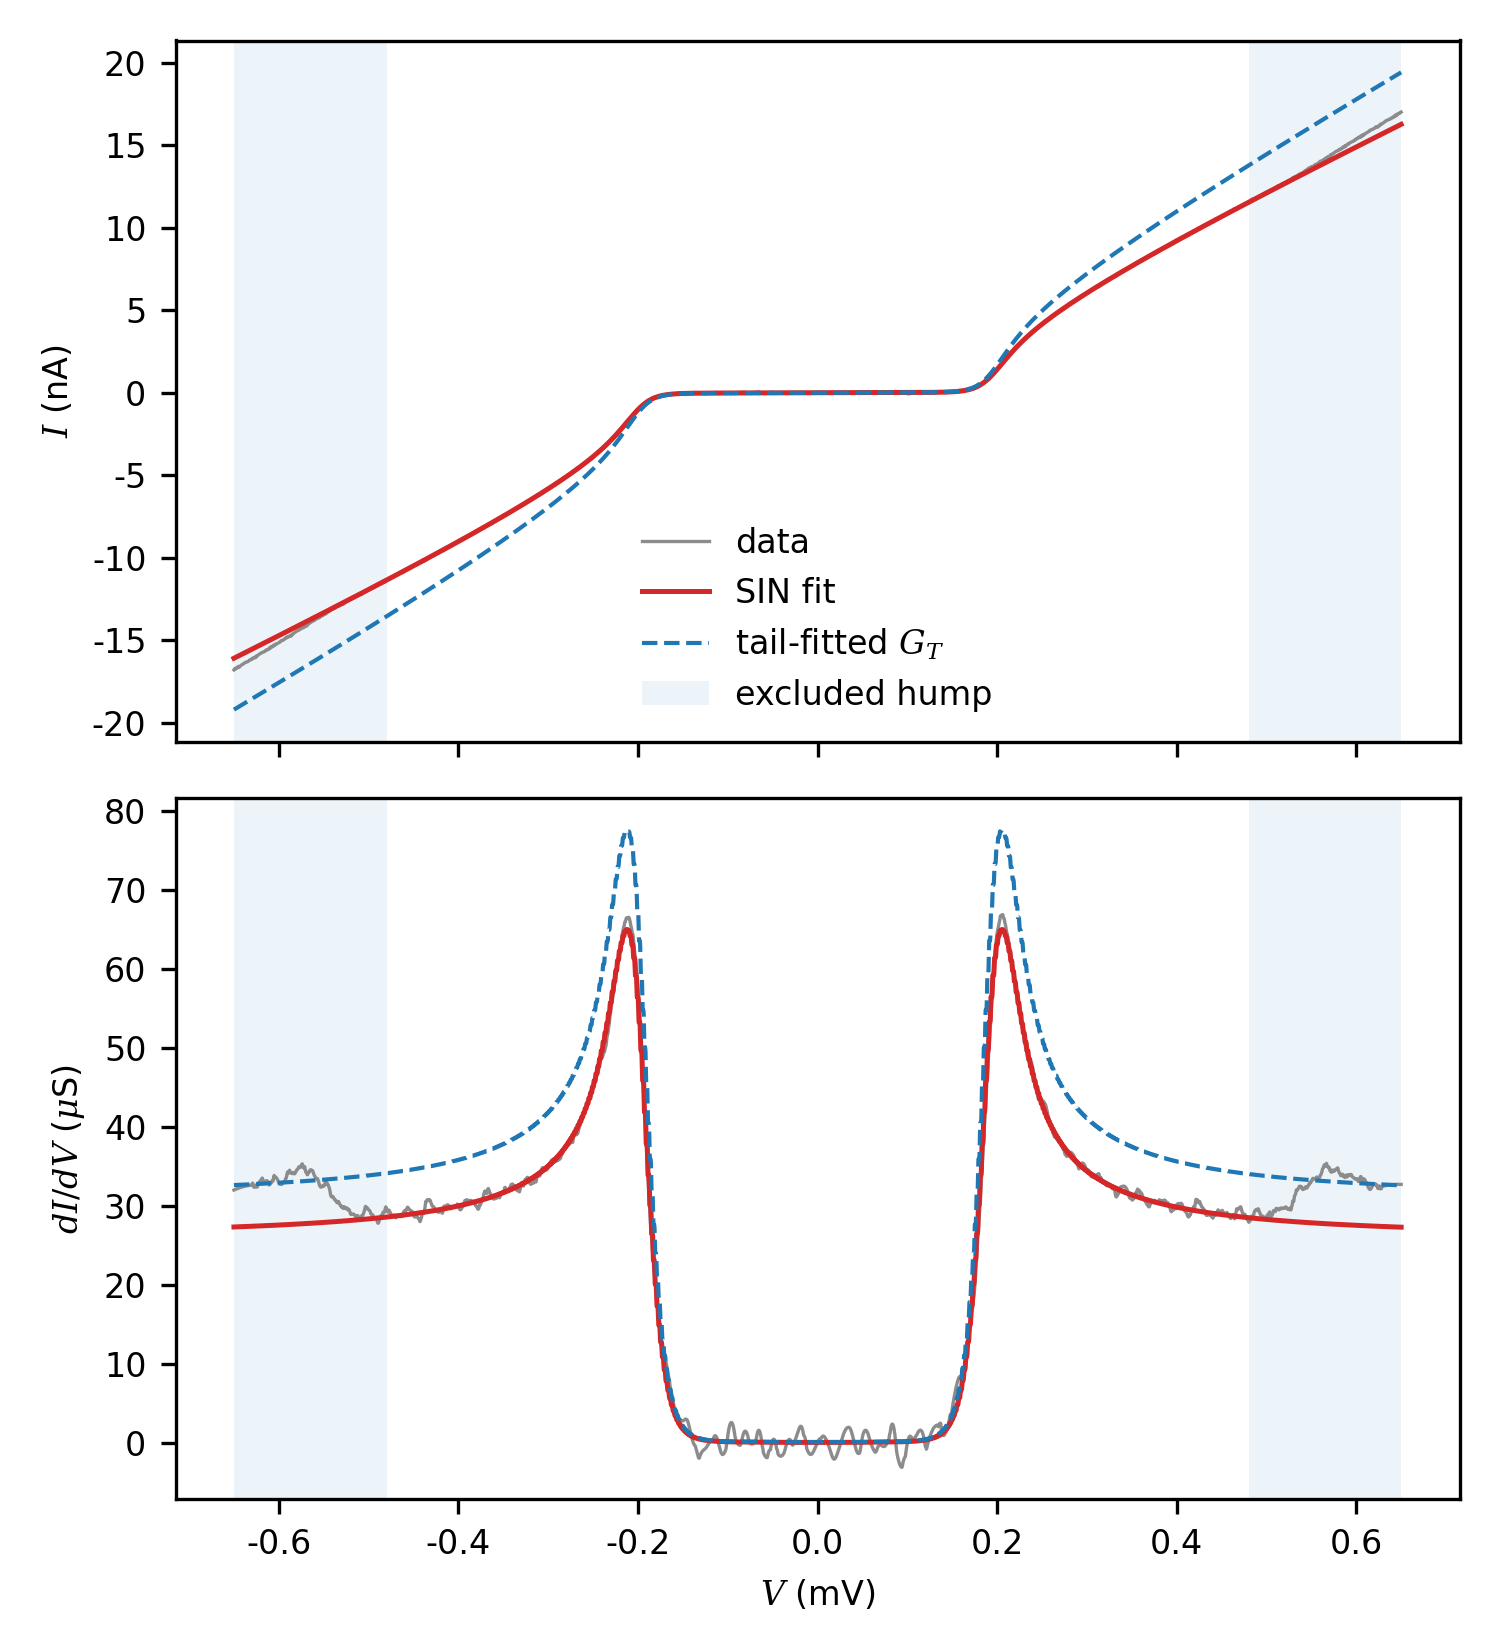

This chart was generated by the following Python code:
# init
import sys
from pathlib import Path

import matplotlib.pyplot as plt
import numpy as np
import superconductivity.api as sc
from nptdms import TdmsFile
from scipy.ndimage import gaussian_filter1d
from scipy.optimize import least_squares
from scipy.signal import savgol_filter
from superconductivity.models.bcs.backend import E0_meV
from superconductivity.models.bcs.backend.np import convolution_np
from superconductivity.utilities.functions.upsampling import upsample

# get data single-iv dcb-ssn
file = "/Users/oliver/Documents/measurement data/SSET/22 03 Scheer2/36/SC_map.tdms"
key = "2022-03-31 08:53:52 G-4.00mV"
nu_sample_Hz, amp, rref = 5000.0, (2000.0, 500.0), 102000.0
dt_sample_s = 0.00019999999999999998
nu_downsample_Hz = 437.0
dt_downsample_s = 1 / nu_downsample_Hz

sweep = (25_000, 75_000)

Vbias0_mV = np.linspace(-0.7, 0.7, 3501)

with TdmsFile.open(file) as f:
    sample_V = f[key]["Sample"].as_dataframe()
    reference_V = f[key]["Reference"].as_dataframe()
    sample_V = sample_V.values
    reference_V = reference_V.values

sample_V = sample_V[sweep[0] : sweep[1], 0]
reference_V = reference_V[sweep[0] : sweep[1], 0]
time_s = np.arange(len(sample_V)) * dt_sample_s

nu_time_s = np.arange(0, np.max(time_s), dt_downsample_s)
nu_sample_V = sc.bin_y_over_x(sample_V, time_s, nu_time_s)
nu_reference_V = sc.bin_y_over_x(reference_V, time_s, nu_time_s)

v_mV = nu_sample_V * 1e3 / amp[0] + 0.0245
i_nA = nu_reference_V * 1e9 / (amp[1] * rref) + 4.8
valid = np.logical_and(np.isfinite(v_mV), np.isfinite(i_nA))
i_nA, v_mV = upsample(i_nA[valid]), upsample(v_mV[valid])
Iexp0_nA = sc.bin_y_over_x(i_nA, v_mV, Vbias0_mV)


# %% SIN model and fit
# Start with thermal and Dynes rounding only. Set this to True to test an
# additional Gaussian voltage-noise width; it is deliberately disabled in the
# default fit because T, gamma, and sigma_V are strongly correlated.
FIT_SIGMA_V = False


def simulate_sin_current_nA(
    V_mV: np.ndarray,
    G_T_uS: float = 61.7631,
    T_K: float = 0.0681028,
    Delta_meV: float = 0.196106,
    gamma_meV: float = 0.000861382,
    V0_uV: float = -4.55651,
    I0_nA: float = -0.216369,
    sigmaV_uV: float = 0.0,
) -> np.ndarray:
    """Simulate a Dynes-broadened SIN tunnel-junction current.

    Parameters
    ----------
    V_mV:
        Junction voltage in millivolts. The grid must be increasing.
    G_T_uS:
        Normal-state tunnel conductance in microsiemens.
    T_K:
        Common electron temperature of the normal and superconducting leads.
    Delta_meV:
        Zero-temperature superconducting gap in millielectronvolts.
    gamma_meV:
        Dynes broadening in millielectronvolts.
    V0_uV, I0_nA:
        Voltage and current offsets in microvolts and nanoamperes.
    sigmaV_uV:
        Optional RMS Gaussian voltage noise in microvolts.

    Returns
    -------
    numpy.ndarray
        SIN current in nanoamperes.
    """
    voltage_mV = np.asarray(V_mV, dtype=np.float64)
    if voltage_mV.ndim != 1 or np.any(np.diff(voltage_mV) <= 0.0):
        raise ValueError("V_mV must be a strictly increasing 1D array.")

    effective_voltage_mV = voltage_mV - V0_uV * 1e-3
    current_per_conductance_mV = convolution_np(
        effective_voltage_mV,
        E0_meV,
        T1_K=T_K,
        T2_K=T_K,
        Delta1_meV=0.0,
        Delta2_meV=Delta_meV,
        gamma1_meV=0.0,
        gamma2_meV=gamma_meV,
    )
    current_nA = G_T_uS * current_per_conductance_mV

    if sigmaV_uV > 0.0:
        voltage_step_uV = 1e3 * float(np.median(np.diff(voltage_mV)))
        current_nA = gaussian_filter1d(
            current_nA,
            sigma=sigmaV_uV / voltage_step_uV,
            mode="nearest",
        )
    return np.asarray(current_nA + I0_nA, dtype=np.float64)


def _sin_fit_model(parameters: np.ndarray, voltage_mV: np.ndarray) -> np.ndarray:
    """Evaluate the SIN model with log coordinates for positive parameters."""
    log_G, log_T, Delta_meV, log_gamma, V0_uV, I0_nA = parameters[:6]
    sigmaV_uV = float(np.exp(parameters[6])) if FIT_SIGMA_V else 0.0
    return simulate_sin_current_nA(
        voltage_mV,
        G_T_uS=np.exp(log_G),
        T_K=np.exp(log_T),
        Delta_meV=Delta_meV,
        gamma_meV=np.exp(log_gamma),
        V0_uV=V0_uV,
        I0_nA=I0_nA,
        sigmaV_uV=sigmaV_uV,
    )


# The symmetric high-bias hump is not part of the single-particle SIN model.
# Keep it visible in the diagnostic plot, but give it zero weight in the fit.
HUMP_ABS_V_RANGE_MV = (0.48, 0.65)
TAIL_ABS_V_MIN_MV = 0.60
plot_mask = np.isfinite(Vbias0_mV) & np.isfinite(Iexp0_nA) & (np.abs(Vbias0_mV) <= 0.65)
hump_mask = (np.abs(Vbias0_mV) >= HUMP_ABS_V_RANGE_MV[0]) & (
    np.abs(Vbias0_mV) <= HUMP_ABS_V_RANGE_MV[1]
)
fit_mask = plot_mask & ~hump_mask
Vplot_mV = Vbias0_mV[plot_mask]
Iplot_nA = Iexp0_nA[plot_mask]
Vfit_mV = Vbias0_mV[fit_mask]
Ifit_nA = Iexp0_nA[fit_mask]

# A uniform subsample is sufficient for the smooth nonlinear optimization;
# the reported RMSE and plotted model use every measured point.
fit_stride = 4
Vopt_mV = Vfit_mV[::fit_stride]
Iopt_nA = Ifit_nA[::fit_stride]

initial = np.array(
    [
        np.log(60.0),
        np.log(0.10),
        0.18,
        np.log(0.002),
        0.0,
        0.0,
    ]
)
lower = np.array(
    [
        np.log(1.0),
        np.log(0.010),
        0.10,
        np.log(1e-5),
        -30.0,
        -5.0,
    ]
)
upper = np.array(
    [
        np.log(200.0),
        np.log(1.0),
        0.30,
        np.log(0.05),
        30.0,
        5.0,
    ]
)
if FIT_SIGMA_V:
    initial = np.append(initial, np.log(2.0))
    lower = np.append(lower, np.log(0.05))
    upper = np.append(upper, np.log(50.0))

fit_result = least_squares(
    lambda parameters: _sin_fit_model(parameters, Vopt_mV) - Iopt_nA,
    initial,
    bounds=(lower, upper),
    loss="soft_l1",
    f_scale=0.05,
    x_scale="jac",
    max_nfev=500,
)

G_T_uS = float(np.exp(fit_result.x[0]))
T_K = float(np.exp(fit_result.x[1]))
Delta_meV = float(fit_result.x[2])
gamma_meV = float(np.exp(fit_result.x[3]))
V0_uV = float(fit_result.x[4])
I0_nA = float(fit_result.x[5])
sigmaV_uV = float(np.exp(fit_result.x[6])) if FIT_SIGMA_V else 0.0
Imodel_fit_nA = _sin_fit_model(fit_result.x, Vfit_mV)
Imodel_plot_nA = _sin_fit_model(fit_result.x, Vplot_mV)
fit_rmse_nA = float(np.sqrt(np.mean((Imodel_fit_nA - Ifit_nA) ** 2)))

degrees_of_freedom = max(1, fit_result.fun.size - fit_result.x.size)
residual_variance_nA2 = float(fit_result.fun @ fit_result.fun) / degrees_of_freedom
covariance = residual_variance_nA2 * np.linalg.pinv(fit_result.jac.T @ fit_result.jac)
parameter_std = np.sqrt(np.maximum(np.diag(covariance), 0.0))

G_T_std_uS = G_T_uS * parameter_std[0]
T_std_K = T_K * parameter_std[1]
Delta_std_meV = parameter_std[2]
gamma_std_meV = gamma_meV * parameter_std[3]
V0_std_uV = parameter_std[4]
I0_std_nA = parameter_std[5]
G_T_G0 = G_T_uS / sc.G0_muS
G_T_G0_std = G_T_std_uS / sc.G0_muS
R_T_kOhm = 1e3 / G_T_uS
R_T_std_kOhm = R_T_kOhm * G_T_std_uS / G_T_uS

# Second iteration: retain the SIN-specific lineshape found without the hump,
# but redetermine only the normal conductance from dI/dV on the high-bias
# tails. Differentiation removes the accumulated current displacement caused
# by the hump and directly estimates the asymptotic normal conductance.
voltage_step_mV = float(np.median(np.diff(Vplot_mV)))
dIdV_exp_uS = savgol_filter(
    Iplot_nA,
    window_length=101,
    polyorder=3,
    deriv=1,
    delta=voltage_step_mV,
)
unit_model_nA = simulate_sin_current_nA(
    Vplot_mV,
    G_T_uS=1.0,
    T_K=T_K,
    Delta_meV=Delta_meV,
    gamma_meV=gamma_meV,
    V0_uV=V0_uV,
    I0_nA=0.0,
    sigmaV_uV=sigmaV_uV,
)
unit_dIdV = np.gradient(unit_model_nA, Vplot_mV)
tail_plot_mask = np.abs(Vplot_mV) >= TAIL_ABS_V_MIN_MV
tail_data_uS = dIdV_exp_uS[tail_plot_mask]
tail_unit_dIdV = unit_dIdV[tail_plot_mask]
G_T_tail_uS = float(
    np.dot(tail_unit_dIdV, tail_data_uS) / np.dot(tail_unit_dIdV, tail_unit_dIdV)
)
tail_residual_uS = tail_data_uS - G_T_tail_uS * tail_unit_dIdV
G_T_tail_std_uS = float(
    np.sqrt(
        np.dot(tail_residual_uS, tail_residual_uS)
        / max(1, tail_residual_uS.size - 1)
        / np.dot(tail_unit_dIdV, tail_unit_dIdV)
    )
)
G_T_tail_G0 = G_T_tail_uS / sc.G0_muS
G_T_tail_G0_std = G_T_tail_std_uS / sc.G0_muS
R_T_tail_kOhm = 1e3 / G_T_tail_uS
R_T_tail_std_kOhm = R_T_tail_kOhm * G_T_tail_std_uS / G_T_tail_uS
Imodel_tail_G_nA = simulate_sin_current_nA(
    Vplot_mV,
    G_T_uS=G_T_tail_uS,
    T_K=T_K,
    Delta_meV=Delta_meV,
    gamma_meV=gamma_meV,
    V0_uV=V0_uV,
    I0_nA=I0_nA,
    sigmaV_uV=sigmaV_uV,
)
tail_rmse_uS = float(np.sqrt(np.mean(tail_residual_uS**2)))

print(
    "SIN fit (approximate 1-sigma statistical uncertainties):\n"
    f"G_T_uS     = {G_T_uS:.6g} +/- {G_T_std_uS:.2g}\n"
    f"G_T_G0     = {G_T_G0:.6g} +/- {G_T_G0_std:.2g}\n"
    f"R_T_kOhm   = {R_T_kOhm:.6g} +/- {R_T_std_kOhm:.2g}\n"
    f"T_mK       = {1e3 * T_K:.6g} +/- {1e3 * T_std_K:.2g}\n"
    f"Delta_ueV  = {1e3 * Delta_meV:.6g} +/- {1e3 * Delta_std_meV:.2g}\n"
    f"gamma_ueV  = {1e3 * gamma_meV:.6g} +/- {1e3 * gamma_std_meV:.2g}\n"
    f"sigmaV_uV  = {sigmaV_uV:.6g}"
    + (f" +/- {sigmaV_uV * parameter_std[6]:.2g}\n" if FIT_SIGMA_V else " (fixed)\n")
    + f"V0_uV      = {V0_uV:.6g} +/- {V0_std_uV:.2g}\n"
    f"I0_nA      = {I0_nA:.6g} +/- {I0_std_nA:.2g}\n"
    f"RMSE_nA    = {fit_rmse_nA:.6g}\n\n"
    f"Second iteration, |V| >= {TAIL_ABS_V_MIN_MV:g} mV; "
    "SIN shape fixed:\n"
    f"G_T_tail_uS   = {G_T_tail_uS:.6g} +/- {G_T_tail_std_uS:.2g}\n"
    f"G_T_tail_G0   = {G_T_tail_G0:.6g} +/- {G_T_tail_G0_std:.2g}\n"
    f"R_T_tail_kOhm = {R_T_tail_kOhm:.6g} +/- {R_T_tail_std_kOhm:.2g}\n"
    f"tail_RMSE_uS  = {tail_rmse_uS:.6g}"
)

dIdV_model_uS = np.gradient(Imodel_plot_nA, Vplot_mV)

fig, axes = plt.subplots(2, 1, figsize=(5.0, 5.5), sharex=True)
axes[0].plot(Vplot_mV, Iplot_nA, color="0.55", lw=0.8, label="data")
axes[0].plot(Vplot_mV, Imodel_plot_nA, color="C3", lw=1.2, label="SIN fit")
axes[0].plot(
    Vplot_mV,
    Imodel_tail_G_nA,
    color="C0",
    lw=1.0,
    ls="--",
    label="tail-fitted $G_T$",
)
axes[0].set_ylabel(r"$I$ (nA)")
axes[0].legend(frameon=False)
axes[1].plot(Vplot_mV, dIdV_exp_uS, color="0.55", lw=0.8)
axes[1].plot(Vplot_mV, dIdV_model_uS, color="C3", lw=1.2)
axes[1].plot(
    Vplot_mV,
    np.gradient(Imodel_tail_G_nA, Vplot_mV),
    color="C0",
    lw=1.0,
    ls="--",
)
axes[1].set(xlabel=r"$V$ (mV)", ylabel=r"$dI/dV$ ($\mu$S)")
for ax in axes:
    for sign in (-1.0, 1.0):
        bounds = np.sort(sign * np.asarray(HUMP_ABS_V_RANGE_MV))
        ax.axvspan(
            bounds[0],
            bounds[1],
            color="C0",
            alpha=0.08,
            lw=0.0,
            label="excluded hump" if ax is axes[0] and sign > 0 else None,
        )
axes[0].legend(frameon=False)
fig.tight_layout()
fit_figure_path = Path(__file__).with_name("fit_sin_dcb.png")
fig.savefig(fit_figure_path, dpi=300)
plt.show()
